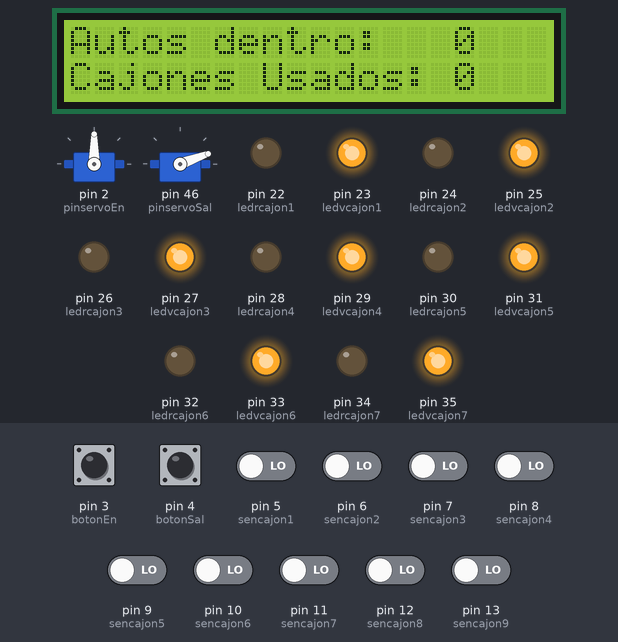
Bench run of a sketch on a simulated Arduino Mega 2560, built with avr-gcc and run on an emulated ATmega2560. Shown: 20×2 character LCD, 2 × servo, output pins drawn as LEDs (lit = HIGH). The inputs (shaded band) are chosen by the test bench; at power-on: pin 3 (botonEn), pin 4 (botonSal) HIGH, pin 5 (sencajon1), pin 6 (sencajon2), pin 7 (sencajon3), pin 8 (sencajon4), pin 9 (sencajon5), pin 10 (sencajon6), pin 11 (sencajon7), pin 12 (sencajon8), pin 13 (sencajon9) LOW. What the sketch prints to the serial monitor is not drawn.

Above: at 1.2 s.
1.3 s: pin 4 (botonSal) pulled LOW for 0.15 s
At 2.1 s:
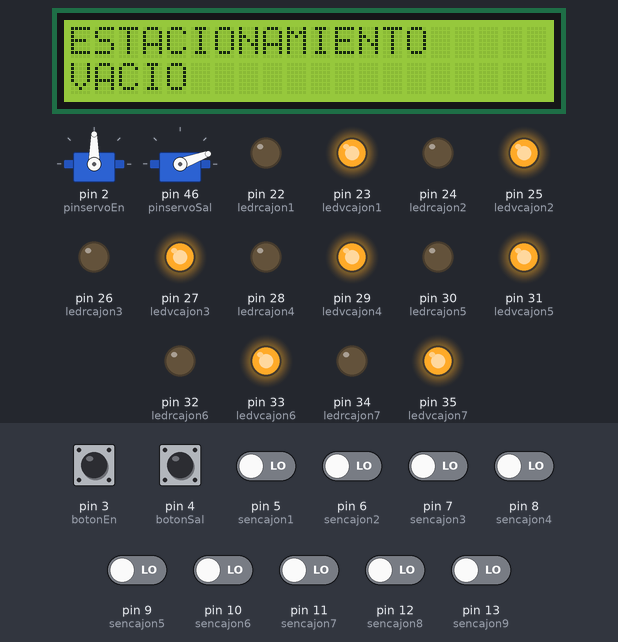
3.8 s: pin 5 (sencajon1) driven HIGH
At 4.2 s:
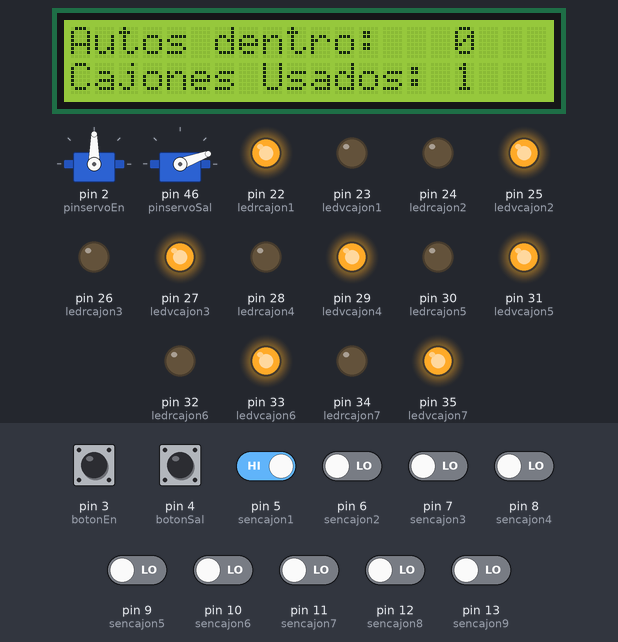
5.3 s: pin 3 (botonEn) pulled LOW for 0.15 s
At 6.4 s:
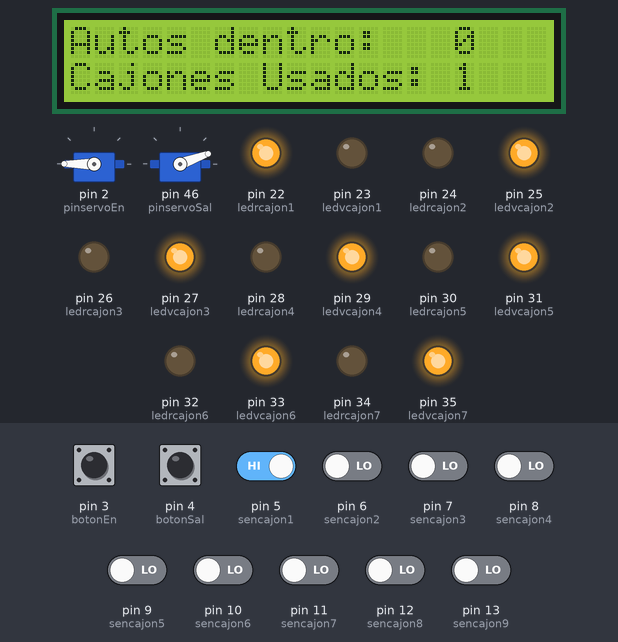
8.4 s: pin 6 (sencajon2) driven HIGH
At 9.0 s:
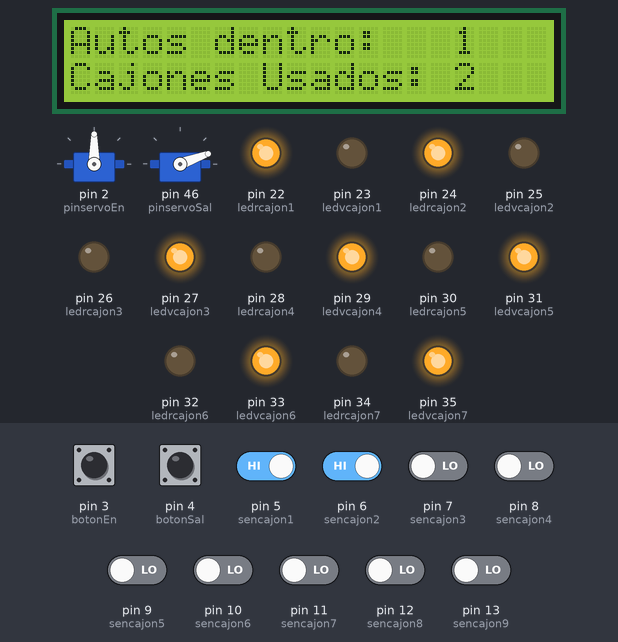
9.9 s: pin 7 (sencajon3) driven HIGH
At 11.1 s:
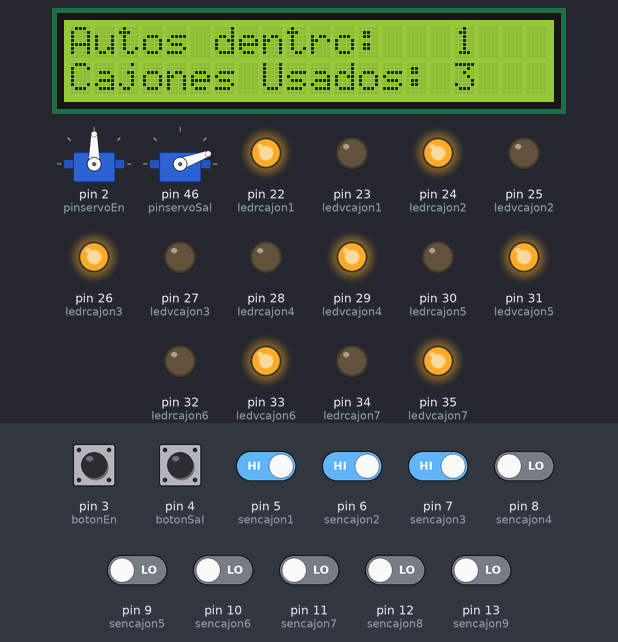
11.4 s: pin 8 (sencajon4) driven HIGH
At 12.5 s:
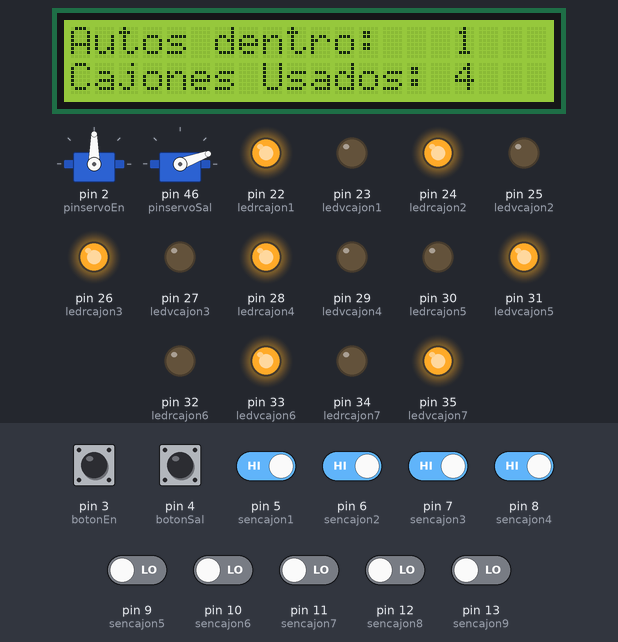
Timing chart, 0 to 13.9 s (numbered marks = the images above; inputs shaded):
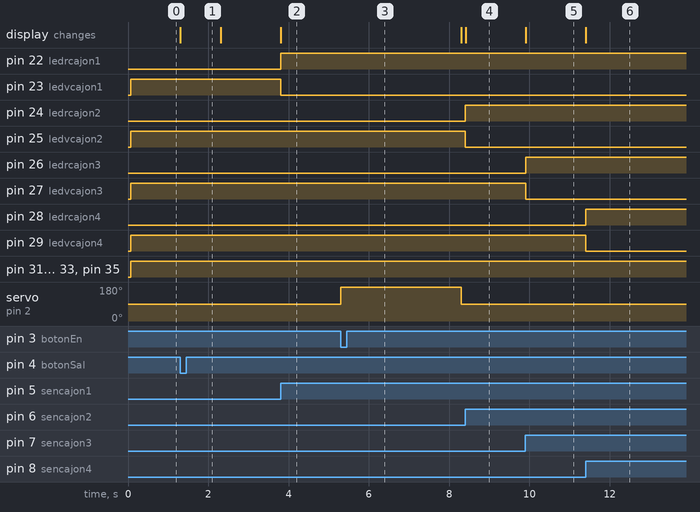

Measured:
- after the input at 1.3 s, the display: changes at once (image 1)
- after the input at 3.8 s, pin 22 (ledrcajon1): LOW → HIGH at once; pin 23 (ledvcajon1): HIGH → LOW at once; the display: changes at once (image 2)
- after the input at 5.3 s, servo on pin 2 (pinservoEn): 90° → 180° at once, → 90° 3.0 s later
- after the input at 8.4 s, pin 24 (ledrcajon2): LOW → HIGH at once; pin 25 (ledvcajon2): HIGH → LOW at once; the display: changes at once (image 4)
- after the input at 9.9 s, pin 26 (ledrcajon3): LOW → HIGH at once; pin 27 (ledvcajon3): HIGH → LOW at once; the display: changes at once (image 5)
- after the input at 11.4 s, pin 28 (ledrcajon4): LOW → HIGH at once; pin 29 (ledvcajon4): HIGH → LOW at once; the display: changes at once (image 6)

The sketch:

Pia_Intro_Mecatronica.ino
```cpp
#include <LiquidCrystal.h>  //Libreria de pantalla LCD
#include<Servo.h> //Libreria para controlar Servo motores

const int rs = 40, en = 41, d4 = 42, d5 = 43, d6 = 44, d7 = 47; //Asignacion de pines de pantalla LCD
LiquidCrystal lcd(rs, en, d4, d5, d6, d7); //Declaracion de la pantalla LCD

unsigned long previousMillis = 0;
const long interval = 4000;
bool ledState = LOW;

Servo servoEn;    //Declaracion de el servo de entrada
Servo servoSal;   //Declaracion de el servo de salida
int aa = 0;
int caj[9] = {0, 0, 0, 0, 0, 0, 0, 0, 0}; //Array para monitorear los cajones
int caju = 0; //Cajones usados

#define totales 9 //Total de cajones en el estacionamiento

#define pinservoEn  2   //Señal PWM para Servo de ENTRADA
#define pinservoSal 46  //Señal PWM para Servo de SALIDA
#define botonEn   3     //Boton de ENTRADA
#define botonSal  4     //Boton de SALIDA

#define sencajon1 5     //Inicio de declaracion de constantes para sensores de cajon
#define sencajon2 6
#define sencajon3 7
#define sencajon4 8
#define sencajon5 9
#define sencajon6 10
#define sencajon7 11
#define sencajon8 12
#define sencajon9 13     //Fin de declaracion de constantes para sensores de cajon

#define ledrcajon1  22   //Inicio de declaracion de constantes para LEDS de cajon
#define ledvcajon1  23
#define ledrcajon2  24
#define ledvcajon2  25
#define ledrcajon3  26
#define ledvcajon3  27
#define ledrcajon4  28
#define ledvcajon4  29
#define ledrcajon5  30
#define ledvcajon5  31
#define ledrcajon6  32
#define ledvcajon6  33
#define ledrcajon7  34
#define ledvcajon7  35
#define ledrcajon8  36
#define ledvcajon8  37
#define ledrcajon9  38
#define ledvcajon9  39  //Fin de declaracion de constantes para LEDS de cajon
void setup() {
  pinMode(45, OUTPUT);
  analogWrite(45, 50);
  Serial.begin(250000);
  lcd.begin(20, 2);
  lcd.print("hello, world!");

  pinMode(botonEn, INPUT_PULLUP);
  pinMode(botonSal, INPUT_PULLUP);

  pinMode(sencajon1, INPUT);
  pinMode(sencajon2, INPUT);
  pinMode(sencajon3, INPUT);
  pinMode(sencajon4, INPUT);
  pinMode(sencajon5, INPUT);
  pinMode(sencajon6, INPUT);
  pinMode(sencajon7, INPUT);
  pinMode(sencajon8, INPUT);
  pinMode(sencajon9, INPUT);

  pinMode(ledrcajon1, OUTPUT);
  pinMode(ledvcajon1, OUTPUT);
  pinMode(ledrcajon2, OUTPUT);
  pinMode(ledvcajon2, OUTPUT);
  pinMode(ledrcajon3, OUTPUT);
  pinMode(ledvcajon3, OUTPUT);
  pinMode(ledrcajon4, OUTPUT);
  pinMode(ledvcajon4, OUTPUT);
  pinMode(ledrcajon5, OUTPUT);
  pinMode(ledvcajon5, OUTPUT);
  pinMode(ledrcajon6, OUTPUT);
  pinMode(ledvcajon6, OUTPUT);
  pinMode(ledrcajon7, OUTPUT);
  pinMode(ledvcajon7, OUTPUT);
  pinMode(ledrcajon8, OUTPUT);
  pinMode(ledvcajon8, OUTPUT);
  pinMode(ledrcajon9, OUTPUT);
  pinMode(ledvcajon9, OUTPUT);

  if (digitalRead(sencajon1) == HIGH) {
    aa++;
  }
  if (digitalRead(sencajon2) == HIGH) {
    aa++;
  }
  if (digitalRead(sencajon3) == HIGH) {
    aa++;
  }
  if (digitalRead(sencajon4) == HIGH) {
    aa++;
  }
  if (digitalRead(sencajon5) == HIGH) {
    aa++;
  }
  if (digitalRead(sencajon6) == HIGH) {
    aa++;
  }
  if (digitalRead(sencajon7) == HIGH) {
    aa++;
  }
  if (digitalRead(sencajon8) == HIGH) {
    aa++;
  }
  if (digitalRead(sencajon9) == HIGH) {
    aa++;
  }
  Serial.println(aa);
  caju = aa;
  servoEn.attach(pinservoEn);
  servoSal.attach(pinservoSal);
  servoEn.write(90);
  servoSal.write(20);
}

void loop() {
  if ((digitalRead(botonEn) == LOW) && (caj[0] == 0 || caj[1] == 0 || caj[2] == 0 || caj[3] == 0 || caj[4] == 0 || caj[5] == 0 || caj[6] == 0 || caj[7] == 0 || caj[8] == 0) && aa < 9) {
    aa++;
    Serial.println(aa);
    servoEn.write(180);
    delay(3000);
    servoEn.write(90);
  }
  if (aa > 0 && digitalRead(botonSal) == LOW) {
    aa--;
    Serial.println(aa);
    servoSal.write(110);
    delay(3000);
    servoSal.write(20);
  }
  if(aa <= 0 && digitalRead(botonSal) == LOW){
    lcd.clear();
    lcd.setCursor(0, 0);
    lcd.print("ESTACIONAMIENTO");
    lcd.setCursor(0, 1);
    lcd.print("VACIO");

    delay(1000);
    }
  if (digitalRead(sencajon1) == HIGH) {
    caj[0] = 1;
    Serial.println("cajon 9 ocupado");
    digitalWrite(ledvcajon1, LOW);
    digitalWrite(ledrcajon1, HIGH);

  } else {
    digitalWrite(ledvcajon1, HIGH);
    caj[0] = 0;
    digitalWrite(ledrcajon1, LOW);
  }
  if (digitalRead(sencajon2) == HIGH) {
    Serial.println("cajon 2 ocupado");
    caj[1] = 1;
    digitalWrite(ledvcajon2, LOW);
    digitalWrite(ledrcajon2, HIGH);
  } else {
    digitalWrite(ledvcajon2, HIGH);
    caj[1] = 0;
    digitalWrite(ledrcajon2, LOW);
  }
  if (digitalRead(sencajon3) == HIGH) {
    caj[2] = 1;
    Serial.println("cajon 3 ocupado");
    digitalWrite(ledvcajon3, LOW);
    digitalWrite(ledrcajon3, HIGH);
  } else {
    caj[2] = 0;
    digitalWrite(ledvcajon3, HIGH);
    digitalWrite(ledrcajon3, LOW);
  }
  if (digitalRead(sencajon4) == HIGH) {
    caj[3] = 1;
    Serial.println("cajon 4 ocupado");
    digitalWrite(ledvcajon4, LOW);
    digitalWrite(ledrcajon4, HIGH);
  } else {
    caj[3] = 0;
    digitalWrite(ledvcajon4, HIGH);
    digitalWrite(ledrcajon4, LOW);
  }
  if (digitalRead(sencajon5) == HIGH) {
    caj[4] = 1;
    Serial.println("cajon 5 ocupado");
    digitalWrite(ledvcajon5, LOW);
    digitalWrite(ledrcajon5, HIGH);
  } else {
    caj[4] = 0;
    digitalWrite(ledvcajon5, HIGH);
    digitalWrite(ledrcajon5, LOW);
  }
  if (digitalRead(sencajon6) == HIGH) {
    caj[5] = 1;
    Serial.println("cajon 6 ocupado");
    digitalWrite(ledvcajon6, LOW);
    digitalWrite(ledrcajon6, HIGH);
  } else {
    caj[5] = 0;
    digitalWrite(ledvcajon6, HIGH);
    digitalWrite(ledrcajon6, LOW);
  }
  if (digitalRead(sencajon7) == HIGH) {
    caj[6] = 1;
    Serial.println("cajon 7 ocupado");
    digitalWrite(ledvcajon7, LOW);
    digitalWrite(ledrcajon7, HIGH);
  } else {
    caj[6] = 0;
    digitalWrite(ledvcajon7, HIGH);
    digitalWrite(ledrcajon7, LOW);
  }
  if (digitalRead(sencajon8) == HIGH) {
    caj[7] = 1;
    Serial.println("cajon 8 ocupado");
    digitalWrite(ledvcajon8, LOW);
    digitalWrite(ledrcajon8, HIGH);
  } else {
    caj[7] = 0;
    digitalWrite(ledvcajon8, HIGH);
    digitalWrite(ledrcajon8, LOW);
  }
  if (digitalRead(sencajon9) == HIGH) {
    caj[8] = 1;
    Serial.println("cajon 9 ocupado");
    digitalWrite(ledvcajon9, LOW);
    digitalWrite(ledrcajon9, HIGH);
  } else {
    caj[8] = 0;
    digitalWrite(ledvcajon9, HIGH);
    digitalWrite(ledrcajon9, LOW);
  }
  caju = caj[0] + caj[1] + caj[2] + caj[3] + caj[4] + caj[5] + caj[6] + caj[7] + caj[8];
  lcd.setCursor(0, 0);
  lcd.print("Autos dentro:   ");
  lcd.print(aa);
  lcd.setCursor(0, 1);
  lcd.print("Cajones Usados: ");
  lcd.print(caju);
}
```
